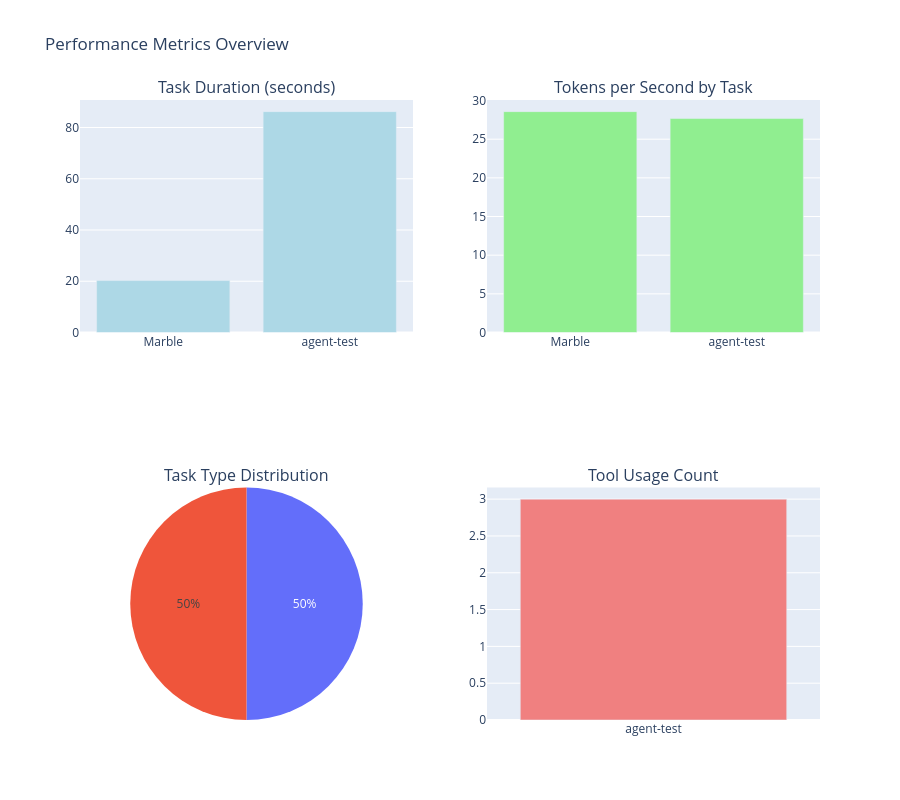

Write notebook code for a chart like this one.
### Markdown cell above
## Performance Metrics Dashboard

Summary statistics and performance metrics for the selected tasks.

### Code cell
def create_performance_dashboard(filtered_df):
    """
    Create a performance metrics dashboard with summary cards and charts.
    """
    if filtered_df.empty:
        print("No data to display with current filters")
        return
    
    # Summary metrics
    total_tasks = len(filtered_df)
    avg_tokens_per_sec = filtered_df['tokens_per_second'].mean() if 'tokens_per_second' in filtered_df.columns else 0
    total_duration = filtered_df['total_duration_s'].sum() if 'total_duration_s' in filtered_df.columns else 0
    models_tested = filtered_df['run_model'].nunique()
    
    # Display summary cards
    print("=" * 60)
    print(f"  PERFORMANCE SUMMARY")
    print("=" * 60)
    print(f"  Total Tasks:          {total_tasks}")
    print(f"  Models Tested:        {models_tested}")
    print(f"  Avg Tokens/Second:    {avg_tokens_per_sec:.2f}")
    print(f"  Total Duration:       {total_duration:.2f}s")
    print("=" * 60)
    
    # Create subplots for visualizations
    fig = make_subplots(
        rows=2, cols=2,
        subplot_titles=(
            'Task Duration (seconds)',
            'Tokens per Second by Task',
            'Task Type Distribution',
            'Tool Usage Count'
        ),
        specs=[
            [{'type': 'bar'}, {'type': 'bar'}],
            [{'type': 'pie'}, {'type': 'bar'}]
        ]
    )
    
    # 1. Task Duration bar chart
    if 'total_duration_s' in filtered_df.columns:
        fig.add_trace(
            go.Bar(
                x=filtered_df['name'],
                y=filtered_df['total_duration_s'],
                name='Duration',
                marker_color='lightblue',
                showlegend=False
            ),
            row=1, col=1
        )
    
    # 2. Tokens per second bar chart
    if 'tokens_per_second' in filtered_df.columns:
        fig.add_trace(
            go.Bar(
                x=filtered_df['name'],
                y=filtered_df['tokens_per_second'],
                name='Tokens/sec',
                marker_color='lightgreen',
                showlegend=False
            ),
            row=1, col=2
        )
    
    # 3. Task type distribution pie chart
    if 'type' in filtered_df.columns:
        type_counts = filtered_df['type'].value_counts()
        fig.add_trace(
            go.Pie(
                labels=type_counts.index,
                values=type_counts.values,
                showlegend=True
            ),
            row=2, col=1
        )
    
    # 4. Tool usage bar chart
    if 'tool_call_count' in filtered_df.columns:
        tool_usage = filtered_df[filtered_df['tool_call_count'] > 0][['name', 'tool_call_count']].copy()
        if not tool_usage.empty:
            fig.add_trace(
                go.Bar(
                    x=tool_usage['name'],
                    y=tool_usage['tool_call_count'],
                    name='Tool Calls',
                    marker_color='lightcoral',
                    showlegend=False
                ),
                row=2, col=2
            )
    
    # Update layout
    fig.update_layout(
        height=800,
        title_text="Performance Metrics Overview",
        showlegend=False
    )
    
    fig.show()
    
    # Display detailed task table
    display_columns = ['id', 'name', 'type', 'total_duration_s', 'tokens_per_second', 'tool_call_count']
    available_columns = [col for col in display_columns if col in filtered_df.columns]
    
    print("\nDetailed Task Information:")
    display(filtered_df[available_columns])


# Display the dashboard
filtered_data = apply_filters(run_results, model_filter.value, run_filter.value, task_filter.value)
create_performance_dashboard(filtered_data)

### Figure 1 — Plotly figure (JSON) as saved in the notebook; plotly's stock layout.template omitted (floating-point values rounded to 4 significant figures)
{"data": [{"marker": {"color": "lightblue"}, "name": "Duration", "showlegend": false, "type": "bar", "x": ["Marble", "agent-test"], "xaxis": "x", "y": [20.27, 86.21], "yaxis": "y"}, {"marker": {"color": "lightgreen"}, "name": "Tokens/sec", "showlegend": false, "type": "bar", "x": ["Marble", "agent-test"], "xaxis": "x2", "y": [28.56, 27.67], "yaxis": "y2"}, {"domain": {"x": [0, 0.45], "y": [0, 0.375]}, "labels": ["completion", "agent-oneshot"], "showlegend": true, "type": "pie", "values": [1, 1]}, {"marker": {"color": "lightcoral"}, "name": "Tool Calls", "showlegend": false, "type": "bar", "x": ["agent-test"], "xaxis": "x3", "y": [3], "yaxis": "y3"}], "layout": {"annotations": [{"font": {"size": 16}, "showarrow": false, "text": "Task Duration (seconds)", "x": 0.225, "xanchor": "center", "xref": "paper", "y": 1, "yanchor": "bottom", "yref": "paper"}, {"font": {"size": 16}, "showarrow": false, "text": "Tokens per Second by Task", "x": 0.775, "xanchor": "center", "xref": "paper", "y": 1, "yanchor": "bottom", "yref": "paper"}, {"font": {"size": 16}, "showarrow": false, "text": "Task Type Distribution", "x": 0.225, "xanchor": "center", "xref": "paper", "y": 0.375, "yanchor": "bottom", "yref": "paper"}, {"font": {"size": 16}, "showarrow": false, "text": "Tool Usage Count", "x": 0.775, "xanchor": "center", "xref": "paper", "y": 0.375, "yanchor": "bottom", "yref": "paper"}], "height": 800, "showlegend": false, "title": {"text": "Performance Metrics Overview"}, "xaxis": {"anchor": "y", "domain": [0, 0.45]}, "xaxis2": {"anchor": "y2", "domain": [0.55, 1]}, "xaxis3": {"anchor": "y3", "domain": [0.55, 1]}, "yaxis": {"anchor": "x", "domain": [0.625, 1]}, "yaxis2": {"anchor": "x2", "domain": [0.625, 1]}, "yaxis3": {"anchor": "x3", "domain": [0, 0.375]}}}
